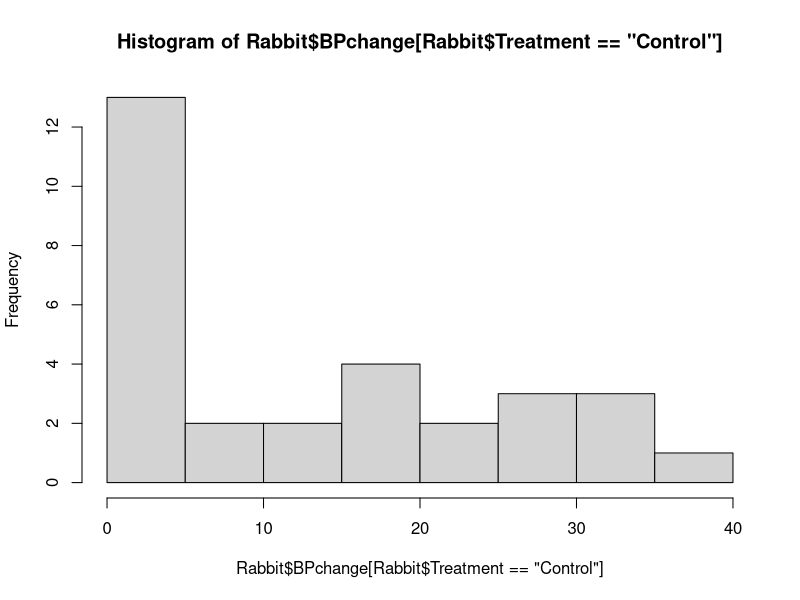
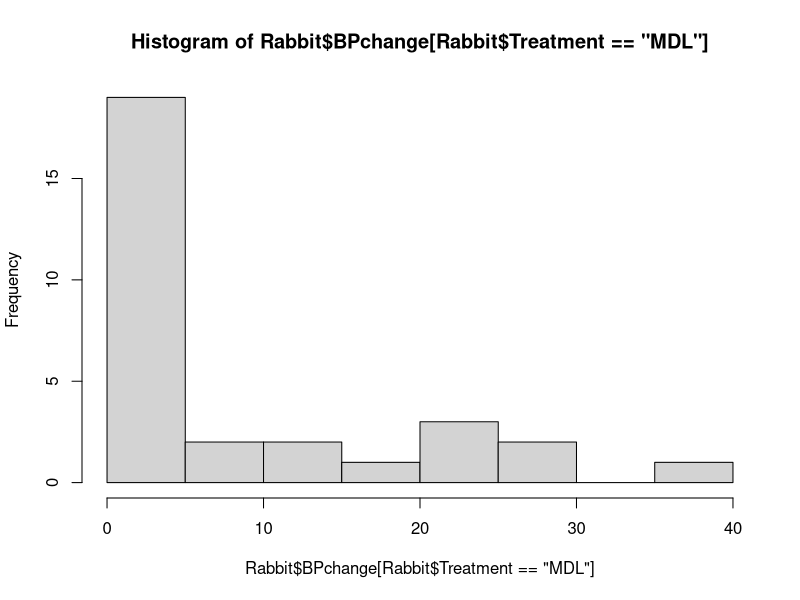
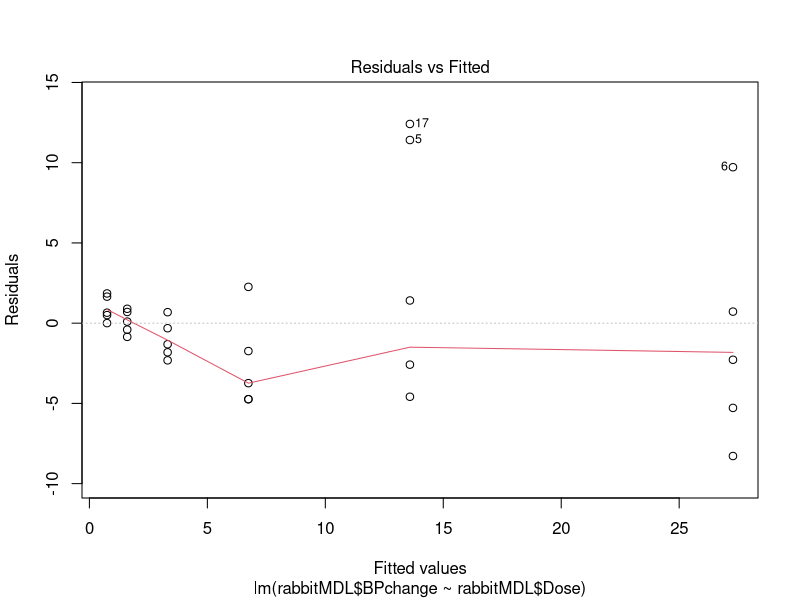
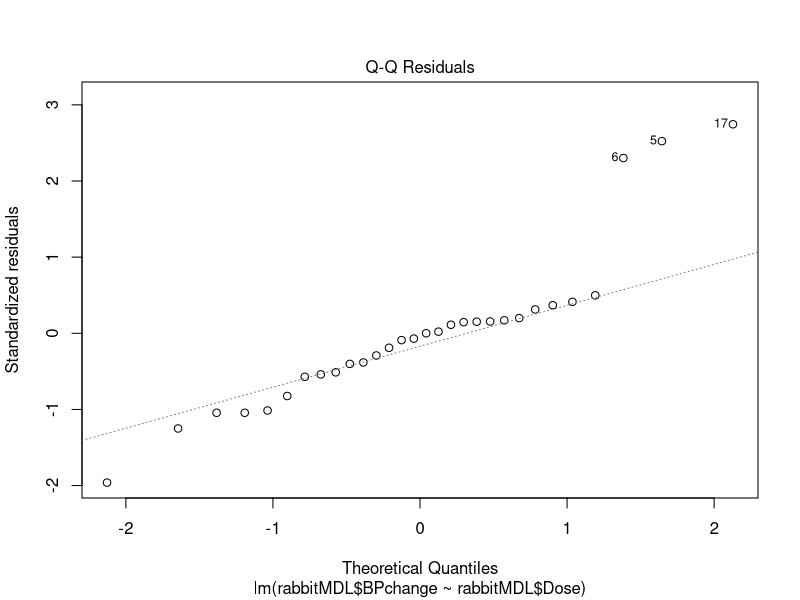
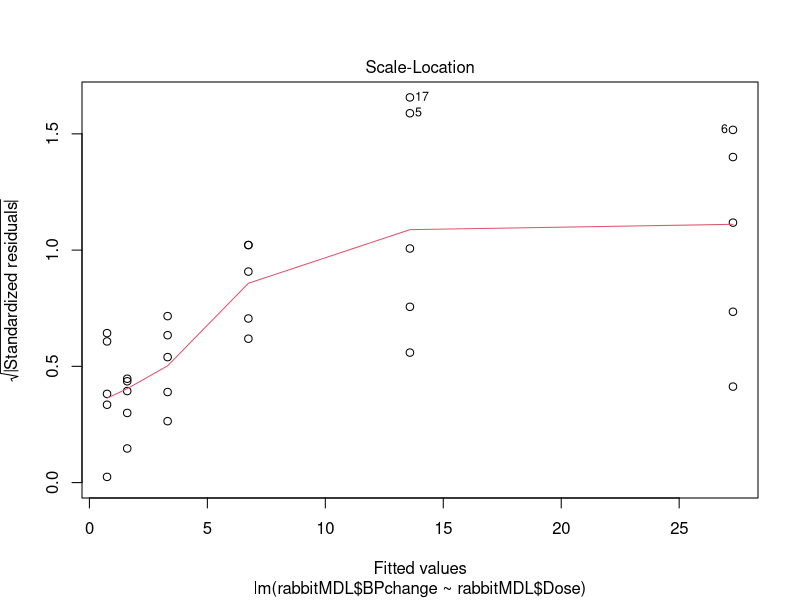
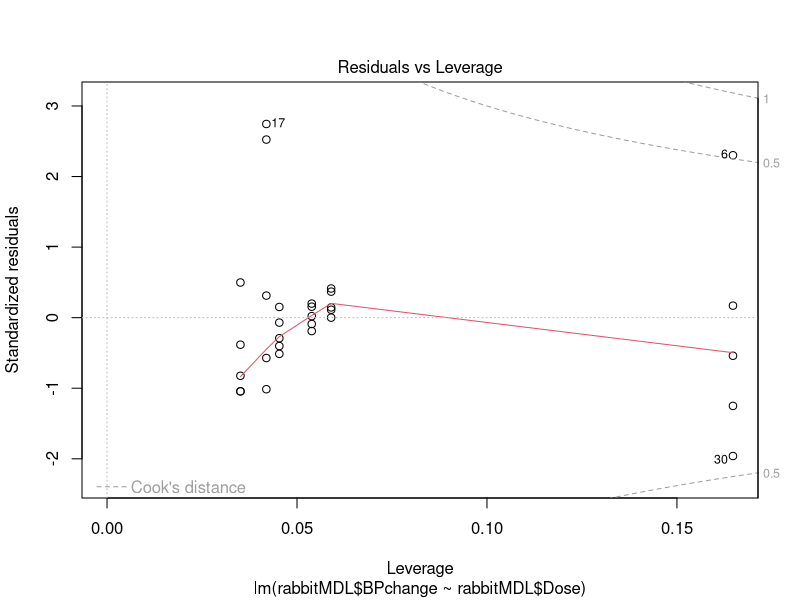

Write the R code that produced these figures, in order.
## ---- chunk 1
# b1 is the coeeficient of variable x which impact the value of y. For example, if x increases
# by 1, then y increases correspondingly by b1.
## ---- chunk 2
# Residuals is calculated by the distance between the point and the regression model line. In this case,
# ourliers would affect the value of coefficient b0 and b1 in linear regresson fitting, which would lead to
# model bias.
## ---- chunk 3
# Two ways could be considered for dealing with outliers.
# 1st: Directly deleting the outliers
# 2nd: Modifying the outliers while fitting regression model, such as assigning reasonable 
# values to detected outliers.
## ---- chunk 4
library(MASS)
data(Rabbit)
summary(Rabbit)
## ---- chunk 5
rabbitCon = Rabbit[Rabbit$Treatment == 'Control',]
head(rabbitCon, 10)
## ---- chunk 6
set.seed(457)  # DO NOT change

#Your Code:
group = sample(c('1s', '2s'), size = nrow(rabbitCon), replace = T)
rabbitCon = cbind(rabbitCon, group)
print(rabbitCon)
BP_V1 = rabbitCon$BPchange[rabbitCon$group == '1s']
BP_V2 = rabbitCon$BPchange[rabbitCon$group == '2s']
length(BP_V1)
length(BP_V2)
## ---- chunk 7
BP_V1_mean = mean(BP_V1)
BP_V2_mean = mean(BP_V2)
BP_V1_sd = sd(BP_V1)
BP_V2_sd = sd(BP_V2)
confint_V1 = c(BP_V1_mean - 2*BP_V1_sd, BP_V1_mean + 2*BP_V1_sd)
confint_V2 = c(BP_V2_mean - 2*BP_V2_sd, BP_V2_mean + 2*BP_V2_sd)
print(confint_V1)
print(confint_V2)
# According to the result, the two confidence intervals seem to agree because the size of 
# their ranges are similar but the BP_V2 confidence interval is a littel wider and the 
# distribution of the BP_V2 is located at the right side.
## ---- chunk 8
confint95 = function(x){
  conf_intv = c(mean(x) - 2*sd(x), mean(x) + 2*sd(x))
  return(conf_intv)
}
## ---- chunk 9
hist(Rabbit$BPchange[Rabbit$Treatment == 'Control'])
hist(Rabbit$BPchange[Rabbit$Treatment == 'MDL'])
# The histograms do not resemble a normal distribution because the majority distribution of the 
# histograms converge at the most left side instead of the central part.
# The histgram shape of both groups are similar, in which the majority is located at the range of 
# 0~5, which means the situation of slight blood pressure change is the most frequent.
## ---- chunk 10
rabbitMDL = Rabbit[Rabbit$Treatment == 'MDL',]
model_BP = lm(rabbitMDL$BPchange ~ rabbitMDL$Dose)
summary(model_BP)
plot(model_BP)
# According to corresponding fitted values, The residuals of this model distribute around 0, which is relatively reasonable. 
# The distribution of Normal Q-Q fits the trend of a line, which indicates the residuals are normally distributed.
# There are 4 significant outliers: point 5, 6, 17, 30, which are supposed to be removed or adjusted
# while improving model performance.
# This model would be considered as good. In terms of p-value of Dose, it is fairly closed to 0, which means
# the correlation between the two variables is strong. In addition, the adjusted R-squred value of 
# this model is 80.5%, which indicates 80.5% of data are able to be predicted by this regression model.
## ---- chunk 11
tvalue = qt(1-0.05/2,nrow(rabbitMDL)-2)
print(tvalue)
b = coef(summary(model_BP))[[2]]
seb = coef(summary(model_BP))[2,2]
confintDose = c(b - tvalue*seb, b + tvalue*seb)
print(confintDose)
## ---- chunk 12
# The null hypothesis would be rejected because the p-value of the model is 1.159e-11, less than 0.001. So it would be indicated that Dosage has strong effect on BPchange. In addition, 0 is not located in the confidence interval, which proves the null hypothesis is supposed to be rejected as well.
